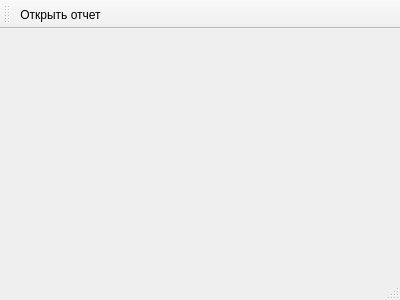
<?xml version="1.0" encoding="UTF-8"?>
<ui version="4.0">
 <class>MainWindow</class>
 <widget class="QMainWindow" name="MainWindow">
  <property name="geometry">
   <rect>
    <x>0</x>
    <y>0</y>
    <width>400</width>
    <height>300</height>
   </rect>
  </property>
  <property name="windowTitle">
   <string>MainWindow</string>
  </property>
  <widget class="QWidget" name="centralWidget">
   <layout class="QVBoxLayout" name="verticalLayout">
    <item>
     <widget class="MReportViewer" name="wgt_ReportViewer" native="true"/>
    </item>
   </layout>
  </widget>
  <widget class="QToolBar" name="mainToolBar">
   <attribute name="toolBarArea">
    <enum>TopToolBarArea</enum>
   </attribute>
   <attribute name="toolBarBreak">
    <bool>false</bool>
   </attribute>
   <addaction name="action_OpenReport"/>
  </widget>
  <widget class="QStatusBar" name="statusBar"/>
  <action name="action_OpenReport">
   <property name="text">
    <string>Открыть отчет</string>
   </property>
  </action>
 </widget>
 <layoutdefault spacing="6" margin="11"/>
 <customwidgets>
  <customwidget>
   <class>MReportViewer</class>
   <extends>QWidget</extends>
   <header>mreportviewer.h</header>
   <container>1</container>
  </customwidget>
 </customwidgets>
 <resources/>
 <connections/>
</ui>
